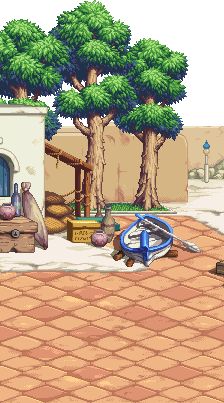
#> input picture assets/r0/port/westile01/image/000.png, 224 x 403 px
$ python prepare_grove_reference.py
#> lines starting #> are read from the running program, lines starting #| are printed output that depends on the picture; after the words box and inside, x2 and y2 are one past the last pixel; in counts of white or black regions, pixels touching at a corner belong together
### tools/dnf_client_analysis/pixel_imports.py
"""Keep owned pixel-art imports lossless, including Sprite3D's initial textures.

Godot may auto-switch a scene-referenced 3D texture to VRAM compression and
mipmaps. These source crops and fixed-camera billboards use nearest sampling;
record an explicit profile before importing instead of relying on that default.
"""
from pathlib import Path
import json
import re

PROFILE = {
    'compress/mode': '0',
    'mipmaps/generate': 'false',
    'process/fix_alpha_border': 'false',
    'process/premult_alpha': 'false',
    'detect_3d/compress_to': '0',
}


def configure(root):
    root = Path(root)
    model_manifest = root / 'docs/r1_model_texture_manifest.json'
    model_textures = set()
    if model_manifest.exists():
        model_textures = {root / item['path'].removeprefix('res://')
                          for item in json.loads(model_manifest.read_text())['textures']}
    files = sorted(set((root / 'assets/r0').rglob('*.png')) |
                   set((root / 'assets/r1/actors').rglob('*.png')) |
                   {root / 'assets/r1/foliage_top.png'} |
                   model_textures |
                   {root / ('assets/r1/' + name + '.png') for name in
                    ['quay_coping','pier_top','pier_face','grove_bark','grove_plaster','grove_path','grove_grass','grove_canopy',
                     'dock_wood','dock_metal','dock_rope','dock_stone',
                     'lamp_blue','lamp_glass','lamp_shaft','lamp_collar']})
    changed = 0
    paths = []
    for image in files:
        if not image.exists():
            continue
        relative = image.relative_to(root).as_posix()
        sidecar = image.with_suffix(image.suffix + '.import')
        previous = sidecar.read_text() if sidecar.exists() else ''
        text = previous or ('[remap]\n\nimporter="texture"\ntype="CompressedTexture2D"\n\n'
                            '[deps]\n\nsource_file="res://' + relative + '"\n\n[params]\n')
        assert '[params]' in text, sidecar
        for key, value in PROFILE.items():
            pattern = r'^' + re.escape(key) + r'=.*$'
            if re.search(pattern, text, re.MULTILINE):
                text = re.sub(pattern, key + '=' + value, text, flags=re.MULTILINE)
            else:
                text = text.rstrip() + '\n' + key + '=' + value + '\n'
        if text != previous:
            sidecar.write_text(text)
            changed += 1
        paths.append(relative)
    report = {'profile': PROFILE, 'textures': paths, 'texture_count': len(paths),
              'model_texture_manifest': 'docs/r1_model_texture_manifest.json' if model_textures else None,
              'active_model_textures': len(model_textures),
              'notes': ['PNG source bytes are unchanged.',
                        'Explicit lossless imports; automatic 3D compression and mipmaps disabled.',
                        'Nearest sampling does not need transparent-border color dilation.']}
    (root / 'docs/pixel_import_manifest.json').write_text(json.dumps(report, ensure_ascii=False, indent=2) + '\n')
    print(f'Pixel import profile: {len(paths)} textures, {changed} sidecars updated.')
    return report


# [2 lines that do not run on import are left out]

### tools/r1/prepare_grove_reference.py
"""Extract the grove's source pixels and record the new geometry mapping.

The canopy mask selects existing pixels; retained RGB and alpha are untouched.
Hidden foliage, trunks and wall depth are interpretations for the fixed camera.
"""
from pathlib import Path
import hashlib
import json
import sys
import numpy as np
from PIL import Image

ROOT = Path(__file__).resolve().parents[2]
sys.path.insert(0, str(ROOT / 'tools/dnf_client_analysis'))
from pixel_imports import configure


def main():
    source = ROOT / 'assets/r0/port/westile01/image/000.png'
    image = Image.open(source).convert('RGBA')
#> image is the input picture: PIL image 224x403 RGBA; mean R, G, B, A 156.9, 136.1, 105.7, 225.6
    crops = []
    for name, rect in [('grove_bark', (90, 149, 103, 197)),
                       ('grove_plaster', (108, 149, 134, 194)),
                       ('grove_path', (184, 185, 224, 211)),
                       ('grove_grass', (109, 201, 133, 209))]:
        output = ROOT / f'assets/r1/{name}.png'
        image.crop(rect).save(output)
        crops.append({'name': name, 'rect': rect, 'output': output.relative_to(ROOT).as_posix(),
                      'sha256': hashlib.sha256(output.read_bytes()).hexdigest(),
                      'operation': 'Exact rectangular RGBA crop; no resampling or color changes'})
#> after the loop, crops = 4 items
    rect = (0, 0, 224, 140)
    raw = np.asarray(image.crop(rect)).copy()
    r, g, b = (raw[:, :, i].astype(np.float32) for i in range(3))
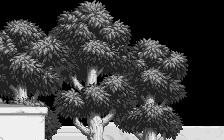
#> r: shape (140, 224) float32; min 0, max 239, mean 63.7
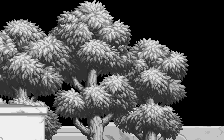
#> g: shape (140, 224) float32; min 0, max 239, mean 86.2
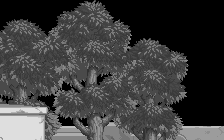
#> b: shape (140, 224) float32; min 0, max 222, mean 62
    yy, xx = np.indices(raw.shape[:2])
    green = (g > r * 1.12) & (g > b * .88) & (g > 35)
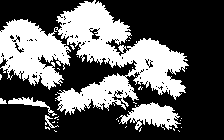
#> green: shape (140, 224) bool; 35.6% white; 35 white regions (30 under 20 px), largest, box (x1, y1, x2, y2) and area: (0, 0, 189, 115) 9824, (119, 102, 181, 130) 928, (8, 97, 57, 116) 239, (45, 115, 59, 128) 54, (0, 98, 7, 104) 29
    dark_foliage = (r < 125) & (g < 125) & (b < 125) & (b > r * 1.05)
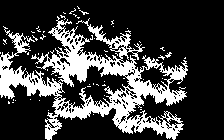
#> dark_foliage: shape (140, 224) bool; 25.2% white; 57 white regions (56 under 20 px), largest, box (x1, y1, x2, y2) and area: (0, 16, 188, 140) 7647
    keep = (yy < 90) | green | dark_foliage
#> keep: shape (140, 224) bool; 79.9% white; 15 black regions (10 under 20 px), largest, box (x1, y1, x2, y2) and area: (170, 90, 224, 140) 2240, (0, 90, 57, 140) 1987, (52, 108, 173, 140) 1899, (140, 93, 156, 105) 102, (158, 98, 167, 107) 44
    keep &= raw[:, :, 3] > 0
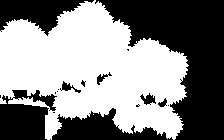
#> keep: shape (140, 224) bool; 53.1% white; 18 black regions (10 under 20 px), largest, box (x1, y1, x2, y2) and area: (95, 0, 224, 140) 8747, (0, 90, 57, 140) 1987, (52, 108, 173, 140) 1899
    output = raw.copy()
    output[~keep, 3] = 0
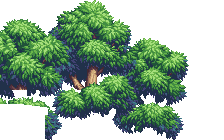
#> output: shape (140, 224, 4); mean R, G, B, A 63.7, 86.2, 62, 135.5; transparent parts drawn white
    target = ROOT / 'assets/r1/grove_canopy.png'
    Image.fromarray(output).save(target)
    reference = {'candidate': 'R1/09', 'source': source.relative_to(ROOT).as_posix(),
        'source_sha256': hashlib.sha256(source.read_bytes()).hexdigest(),
        'source_origin': [225, -42], 'source_manifest': 'docs/r0_asset_manifest.json',
        'crops': crops, 'canopy': {'rect': rect, 'output': target.relative_to(ROOT).as_posix(),
            'sha256': hashlib.sha256(target.read_bytes()).hexdigest(),
            'retained_pixels': int(keep.sum()), 'removed_opaque_pixels': int(((raw[:, :, 3] > 0) & ~keep).sum()),
            'mask_rule': 'y<90, otherwise green or blue-shadow foliage; preserve selected RGBA, set only removed alpha to zero',
            'green_rule': 'g>1.12*r and g>0.88*b and g>35',
            'shadow_rule': 'r,g,b<125 and b>1.05*r'},
        'geometry': {'root_height': .11, 'root_source_y': 167,
            'trees': [{'name': 'Left', 'foot': [247, 167], 'radius': .10, 'top_y': 43},
                      {'name': 'Middle', 'foot': [320, 167], 'radius': .125, 'top_y': 72},
                      {'name': 'Right', 'foot': [373, 167], 'radius': .11, 'top_y': 85}],
            'bed_source_bounds': [290, 155, 402, 171],
            'connection_source_bounds': [410, 130, 449, 190],
            'wall_front_source_bounds': [270, 84, 411, 158],
            'wall_return_source_points': [[411, 158], [449, 130]]},
        'notes': ['RGB is never synthesized or repainted; the canopy cutout mask is an explicit inferred selection.',
                  'Canopy stays source art on a native 3D surface. Trunks, branches, bed, wall and connecting path are new meshes.',
                  'The canopy depth, hidden wall profile and tree volumes are new interpretation; no new navigation is opened.']}
    (ROOT / 'source_art/r1/grove_reference.json').write_text(json.dumps(reference, ensure_ascii=False, indent=2) + '\n')
    configure(ROOT)
    print(json.dumps({'crops': len(crops), 'canopy_retained_pixels': int(keep.sum()), 'source_size': image.size}))
#| {"crops": 4, "canopy_retained_pixels": 16663, "source_size": [224, 403]}


if __name__ == '__main__':
    main()
